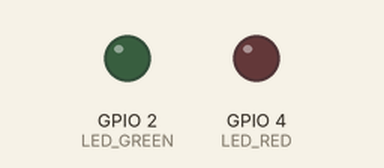
Bench run of a sketch on a simulated ESP32. On the bench: output pins drawn as LEDs (lit = HIGH). The camera gives no picture; what the sketch prints to the serial monitor is not drawn.

Above: at 0.0 s.
At 3.6 s:
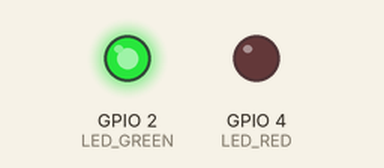
Timing chart, 0 to 5.1 s (numbered marks = the images above):
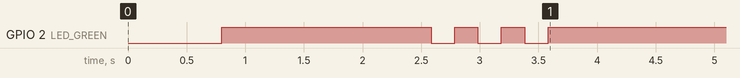

The sketch:

doorbell_step3_camera_test.ino
```cpp
// ============================================================
//  Smart Doorbell – Step 3: Camera capture test
//  Board : AI Thinker ESP32-CAM
//  Tests : Camera initialises → captures one photo → reports size
//  LEDs  : green = OK, red = error
// ============================================================

#include "esp_camera.h"

// ── AI Thinker ESP32-CAM pin definition ─────────────────────
#define PWDN_GPIO_NUM     32
#define RESET_GPIO_NUM    -1
#define XCLK_GPIO_NUM      0
#define SIOD_GPIO_NUM     26
#define SIOC_GPIO_NUM     27
#define Y9_GPIO_NUM       35
#define Y8_GPIO_NUM       34
#define Y7_GPIO_NUM       39
#define Y6_GPIO_NUM       36
#define Y5_GPIO_NUM       21
#define Y4_GPIO_NUM       19
#define Y3_GPIO_NUM       18
#define Y2_GPIO_NUM        5
#define VSYNC_GPIO_NUM    25
#define HREF_GPIO_NUM     23
#define PCLK_GPIO_NUM     22

#define LED_GREEN   2
#define LED_RED     4

// ────────────────────────────────────────────────────────────
void setup() {
  Serial.begin(115200);
  delay(500);

  pinMode(LED_GREEN, OUTPUT);
  pinMode(LED_RED,   OUTPUT);
  digitalWrite(LED_GREEN, LOW);
  digitalWrite(LED_RED,   LOW);

  Serial.println("\n=== Smart Doorbell – Step 3: Camera Test ===");

  if (!initCamera()) {
    Serial.println("[ERROR] Camera init failed. Check connections.");
    blinkLED(LED_RED, 6, 200, 200);
    return;
  }

  Serial.println("[OK] Camera initialised.");
  digitalWrite(LED_GREEN, HIGH);
  delay(500);

  captureAndReport();
}

void loop() {}

// ── Camera init ───────────────────────────────────────────────
bool initCamera() {
  camera_config_t config;
  config.ledc_channel = LEDC_CHANNEL_0;
  config.ledc_timer   = LEDC_TIMER_0;
  config.pin_d0       = Y2_GPIO_NUM;
  config.pin_d1       = Y3_GPIO_NUM;
  config.pin_d2       = Y4_GPIO_NUM;
  config.pin_d3       = Y5_GPIO_NUM;
  config.pin_d4       = Y6_GPIO_NUM;
  config.pin_d5       = Y7_GPIO_NUM;
  config.pin_d6       = Y8_GPIO_NUM;
  config.pin_d7       = Y9_GPIO_NUM;
  config.pin_xclk     = XCLK_GPIO_NUM;
  config.pin_pclk     = PCLK_GPIO_NUM;
  config.pin_vsync    = VSYNC_GPIO_NUM;
  config.pin_href     = HREF_GPIO_NUM;
  config.pin_sscb_sda = SIOD_GPIO_NUM;
  config.pin_sscb_scl = SIOC_GPIO_NUM;
  config.pin_pwdn     = PWDN_GPIO_NUM;
  config.pin_reset    = RESET_GPIO_NUM;
  config.xclk_freq_hz = 20000000;
  config.pixel_format = PIXFORMAT_JPEG;

  // Start with lower quality to ensure stable capture
  config.frame_size   = FRAMESIZE_QVGA;  // 320x240
  config.jpeg_quality = 10;              // 0-63, lower = better quality
  config.fb_count     = 1;

  esp_err_t err = esp_camera_init(&config);
  if (err != ESP_OK) {
    Serial.printf("[ERROR] Camera init error: 0x%x\n", err);
    return false;
  }

  // Adjust sensor settings for better image
  sensor_t* s = esp_camera_sensor_get();
  s->set_brightness(s, 0);
  s->set_contrast(s, 0);
  s->set_saturation(s, 0);
  s->set_whitebal(s, 1);
  s->set_awb_gain(s, 1);
  s->set_exposure_ctrl(s, 1);

  return true;
}

// ── Capture photo and report ──────────────────────────────────
void captureAndReport() {
  Serial.println("[Camera] Capturing photo...");

  // Small delay to let camera stabilise
  delay(1000);

  camera_fb_t* fb = esp_camera_fb_get();

  if (!fb) {
    Serial.println("[ERROR] Capture failed — frame buffer is null.");
    blinkLED(LED_RED, 6, 200, 200);
    return;
  }

  Serial.println("[OK] Photo captured successfully!");
  Serial.println("──────────────────────────────");
  Serial.println("  Format : JPEG");
  Serial.println("  Width  : " + String(fb->width)  + " px");
  Serial.println("  Height : " + String(fb->height) + " px");
  Serial.println("  Size   : " + String(fb->len)    + " bytes ("
                               + String(fb->len / 1024) + " KB)");
  Serial.println("──────────────────────────────");
  Serial.println("[OK] Camera test passed. Ready for Step 4.");

  // Return frame buffer to free memory
  esp_camera_fb_return(fb);

  // Blink green 3x to signal success
  blinkLED(LED_GREEN, 3, 200, 200);
  digitalWrite(LED_GREEN, HIGH);
}

// ── LED helpers ───────────────────────────────────────────────
void blinkLED(int pin, int times, int onMs, int offMs) {
  for (int i = 0; i < times; i++) {
    digitalWrite(pin, HIGH); delay(onMs);
    digitalWrite(pin, LOW);  delay(offMs);
  }
}
```
